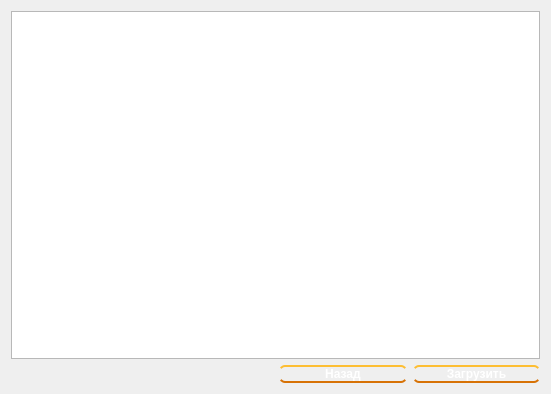
<?xml version="1.0" encoding="UTF-8"?>
<ui version="4.0">
 <class>LoadWindow</class>
 <widget class="QDialog" name="LoadWindow">
  <property name="geometry">
   <rect>
    <x>0</x>
    <y>0</y>
    <width>551</width>
    <height>394</height>
   </rect>
  </property>
  <property name="windowTitle">
   <string>Dialog</string>
  </property>
  <property name="styleSheet">
   <string notr="true">QWidget {
	color: white;
	font-weight: bold
}

QPushButton {
  color: white;
  text-decoration: none;
  padding: .5em 2em;
  outline: none;
  border-width: 2px 0;
  border-style: solid none;
  border-color: #FDBE33 #000 #D77206;
  border-radius: 6px;
  background: linear-gradient(#F3AE0F, #E38916) #E38916;
}

QMessageBox {
    background-color: #CD853F;
	background-image: url(&quot;:/resources/img/bground.png&quot;)
}</string>
  </property>
  <layout class="QGridLayout" name="gridLayout">
   <item row="1" column="1">
    <layout class="QHBoxLayout" name="horizontalLayout">
     <item>
      <widget class="QPushButton" name="backLoading">
       <property name="text">
        <string>Назад</string>
       </property>
      </widget>
     </item>
     <item>
      <widget class="QPushButton" name="loadLoading">
       <property name="text">
        <string>Загрузить</string>
       </property>
      </widget>
     </item>
    </layout>
   </item>
   <item row="0" column="0" colspan="2">
    <widget class="QListWidget" name="listWidget"/>
   </item>
  </layout>
 </widget>
 <resources/>
 <connections/>
</ui>
